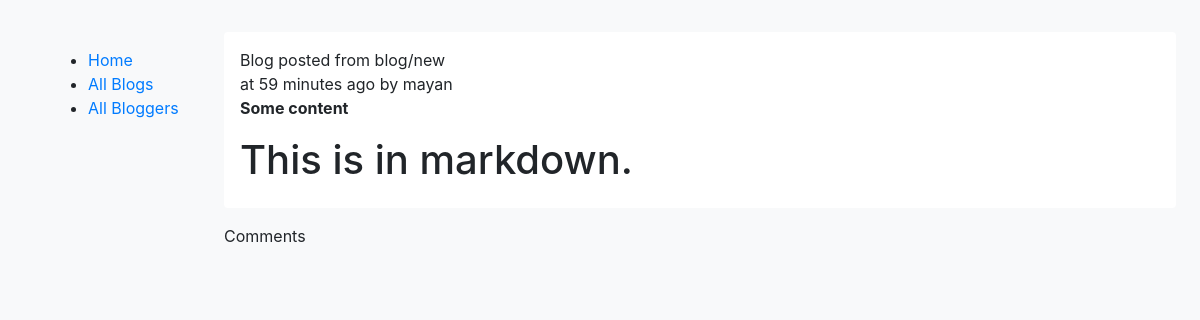
Page /blog/14/ on the committed database.
### blog/models.py (models this page shows)
class Post(models.Model) :
    title = models.CharField(max_length=100)
    content = models.TextField(max_length=2000)
    created_at = models.DateTimeField(auto_now_add=True)
    created_by = models.ForeignKey(
        settings.AUTH_USER_MODEL, related_name='posts', on_delete=models.CASCADE)
    def get_post_as_markdown(self):
        return mark_safe(markdown(self.content, safe_mode='escape'))
    class Meta:
        ordering = ['-created_at']

### accounts/models.py (models this page shows)
class User(AbstractUser):
    bio = models.CharField(max_length=200, null=True)
    is_blogger = models.BooleanField(default = False)

### blog/views.py (the view)
# urls.py: path('blog/<int:pk>/', views.PostView.as_view(), name='blog'),
class PostView(TemplateView):
	template_name = 'blog/post.html'
	def get_context_data(self, **kwargs) :
		context = super().get_context_data(**kwargs)
		context['post'] = Post.objects.get(pk = self.kwargs['pk'])
		context['comments'] = Comment.objects.filter(post = self.kwargs['pk'])
		return context

### blog/templates/blog/post.html (shortened to what this page needs)
{% extends 'blog/base.html' %}
{% load humanize %}
{% block content %}
{% if post %}
    <div class="my-3 p-3 bg-white rounded box-shadow">
        {{post.title}}
        <br> at {{ post.created_at|naturaltime}} by {{ post.created_by}}
        <br> {{ post.get_post_as_markdown}}
    </div>
{% endif %}
Comments
{% endblock %}

### blog/static/css/custom.css (style rules this page uses)
body { background-color: #f8f9fa; }

### rows in the picture
Post: title "Blog posted from blog/new", created_at "59 minutes ago", created_by "mayan", get_post_as_markdown "Some content This is in markdown."
